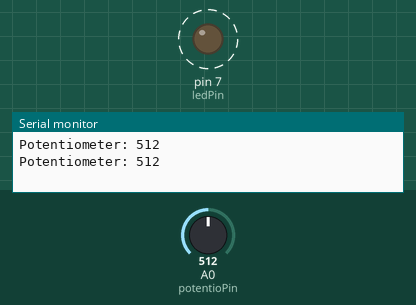
This sketch was run on a simulated Arduino Uno, built with avr-gcc and run on an emulated ATmega328P. Parts: output pins drawn as LEDs (lit = HIGH), the last lines printed to the serial monitor. Dashed ring = blinking. The test bench sets the inputs (shaded band); at power-on: A0 (potentioPin) = 512.

Above: at 1.8 s.
1.9 s: A0 (potentioPin) set to 122
At 2.43 s:
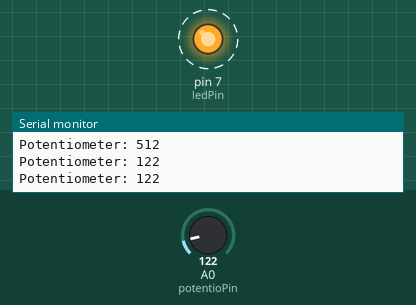
5.4 s: A0 (potentioPin) set to 0
At 6.4 s:
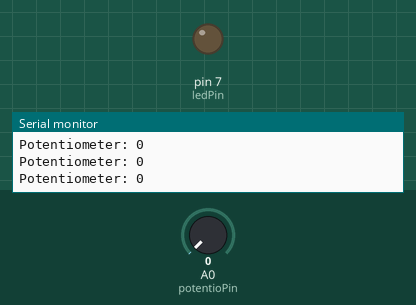
9.5 s: A0 (potentioPin) set to 511
At 9.9 s:
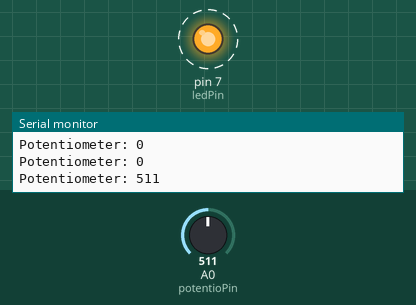
Timing chart, 0 to 19.6 s (numbered marks = the images above; inputs shaded):
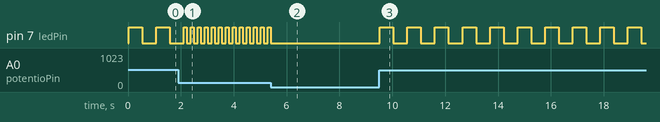

The sketch:

VariableDelayWithPotentio.ino
```cpp
int potentioPin = 0;
unsigned int potentioValue;
int ledPin = 7;

void setup () {
  Serial.begin(9600);
  pinMode(ledPin, OUTPUT);
}

void loop () {
  potentioValue = analogRead(potentioPin);
  Serial.print("Potentiometer: ");
  Serial.println(potentioValue);
  delay(20);

  digitalWrite(ledPin, HIGH);
  delay(potentioValue);
  digitalWrite(ledPin, LOW);
  delay(potentioValue);
}
```

Measured:
- after the input at 1.9 s, pin 7 (ledPin): alternates HIGH for 0.12 s and LOW for 0.14 s, starting after 0.33 s
- after the input at 5.4 s, pin 7 (ledPin): goes on until 5.4 s, then stays LOW
- after the input at 9.5 s, pin 7 (ledPin): alternates HIGH for 0.51 s and LOW for 0.53 s, starting at once
- by itself, pin 7 (ledPin): alternates HIGH for 0.51 s and LOW for 0.53 s
